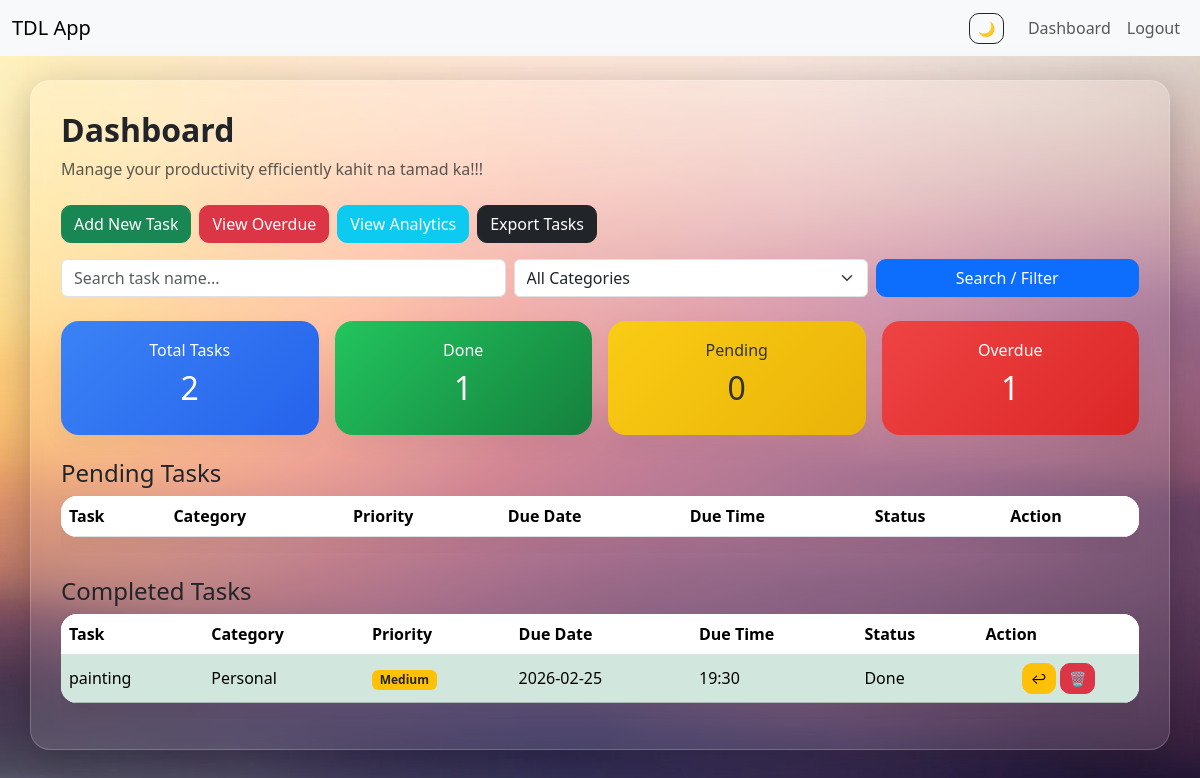
The page /dashboard (signed in) on the database as committed earlier.
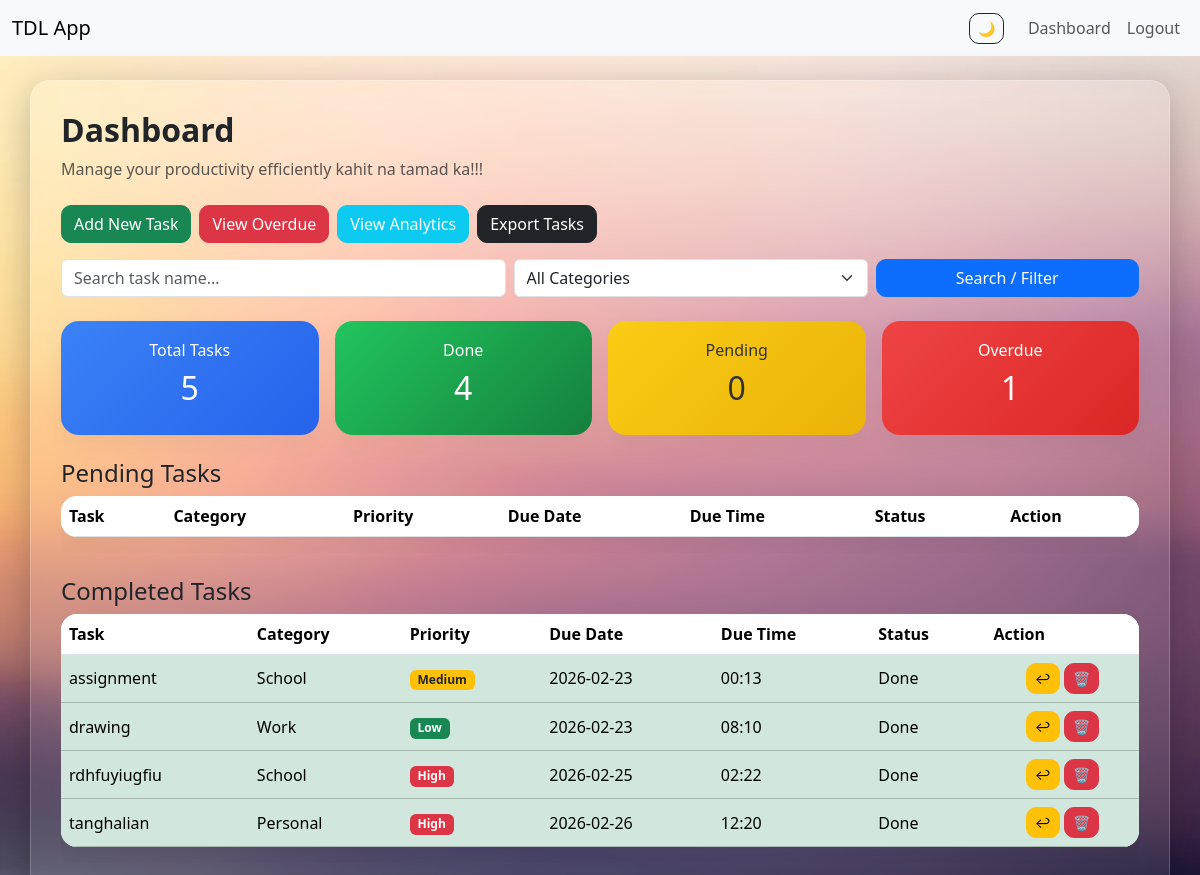
The same page on the database as committed later.
### tables this page shows
CREATE TABLE tasks(
        id INTEGER PRIMARY KEY AUTOINCREMENT,
        user_id INTEGER,
        name TEXT,
        category TEXT,
        priority TEXT,
        due_date TEXT,
        due_time TEXT,
        status TEXT DEFAULT 'Pending'
    );

### app.py (the view)
@app.route("/dashboard")
@login_required
def dashboard():
    search = request.args.get("search")
    category = request.args.get("category")
    conn = sqlite3.connect("database.db")
    conn.row_factory = sqlite3.Row
    query = "SELECT * FROM tasks WHERE user_id=?"
    params = [current_user.id]
    if search:
        query += " AND name LIKE ?"
        params.append(f"%{search}%")
    if category and category != "All":
        query += " AND category=?"
        params.append(category)
    query += " ORDER BY due_date ASC, due_time ASC"
    tasks = conn.execute(query, params).fetchall()
    conn.close()
    now = datetime.now()
    pending_tasks = []
    done_tasks = []
    overdue_tasks = []
    for t in tasks:
        due_datetime = datetime.strptime(
            f"{t['due_date']} {t['due_time']}",
            "%Y-%m-%d %H:%M"
        )
        if t["status"] == "Done":
            done_tasks.append(t)
        elif due_datetime < now:
            overdue_tasks.append(t)
        else:
            pending_tasks.append(t)
    total = len(tasks)
    pending = len(pending_tasks)
    done = len(done_tasks)
    overdue = len(overdue_tasks)
    return render_template(
        "dashboard.html",
        pending_tasks=pending_tasks,
        done_tasks=done_tasks,
        total=total,
        done=done,
        pending=pending,
        overdue=overdue
    )

### app.py (called while the page is built)
@login_manager.user_loader
def load_user(user_id):
    return User(user_id)

### templates/dashboard.html (shortened to what this page needs)
{% extends "base.html" %}
{% block content %}
<div class="d-flex justify-content-between align-items-center mb-4">
    <div>
        <h2 class="fw-bold">Dashboard</h2>
        <medium class="text-muted">Manage your productivity efficiently kahit na tamad ka!!!</medium>
    </div>
</div>
<div class="d-flex flex-wrap gap-2 mb-3">
    <a href="{{ url_for('add_task') }}" class="btn btn-success">
        Add New Task
    </a>
    <a href="{{ url_for('overdue') }}" class="btn btn-danger">
        View Overdue
    </a>
    <a href="{{ url_for('analytics')}}" class="btn btn-info text-white">
        View Analytics
    </a>
    <a href="{{ url_for('export_tasks') }}" class="btn btn-dark">
    Export Tasks
    </a>
</div>
<form method="GET" action="{{ url_for('dashboard') }}" class="mb-4">
    <div class="row g-2">
        <div class="col-12 col-md-5">
            <input type="text" name="search" class="form-control"
                   placeholder="Search task name..."
                   value="{{ request.args.get('search', '') }}">
        </div>
        <div class="col-12 col-md-4">
            <select name="category" class="form-select">
                <option value="All">All Categories</option>
            </select>
        </div>
        <div class="col-12 col-md-3">
            <button class="btn btn-primary w-100" type="submit">
                Search / Filter
            </button>
        </div>
    </div>
</form>
<div class="row text-center mb-4 g-3">
    <div class="col-6 col-md-3">
        <div class="stats-card gradient-blue shadow-soft">
            <h6>Total Tasks</h6>
            <h2>{{ total }}</h2>
        </div>
    </div>
    <div class="col-6 col-md-3">
        <div class="stats-card gradient-green shadow-soft">
            <h6>Done</h6>
            <h2>{{ done }}</h2>
        </div>
    </div>
    <div class="col-6 col-md-3">
        <div class="stats-card gradient-yellow shadow-soft">
            <h6>Pending</h6>
            <h2>{{ pending }}</h2>
        </div>
    </div>
    <div class="col-6 col-md-3">
        <div class="stats-card gradient-red shadow-soft">
            <h6>Overdue</h6>
            <h2>{{ overdue }}</h2>
        </div>
    </div>
</div>
<h4>Pending Tasks</h4>
<div class="table-responsive mb-4">
<table class="table align-middle bg-white shadow-soft">
<tr>
    <th>Task</th>
    <th>Category</th>
    <th>Priority</th>
    <th>Due Date</th>
    <th>Due Time</th>
    <th>Status</th>
    <th>Action</th>
</tr>
</table>
</div>
<h4 class="mt-4">Completed Tasks</h4>
<div class="table-responsive">
<table class="table align-middle bg-white shadow-soft">
<tr>
    <th>Task</th>
    <th>Category</th>
    <th>Priority</th>
    <th>Due Date</th>
    <th>Due Time</th>
    <th>Status</th>
    <th>Action</th>
</tr>
{% for task in done_tasks %}
<tr class="table-success fade-row">
    <td>{{ task.name }}</td>
    <td>{{ task.category }}</td>
    <td>
{% if task.priority == "High" %}
<span class="badge bg-danger">High</span>
{% elif task.priority == "Medium" %}
<span class="badge bg-warning text-dark">Medium</span>
{% else %}
<span class="badge bg-success">Low</span>
{% endif %}
</td>
    <td>{{ task.due_date }}</td>
    <td>{{ task.due_time }}</td>
    <td>{{ task.status }}</td>
    <td class="d-flex flex-wrap justify-content-center gap-1">
        <a href="{{ url_for('undo', task_id=task.id) }}"
           class="btn btn-sm btn-warning action-btn">
           ↩
        </a>
        <a href="{{ url_for('delete', task_id=task.id) }}"
           class="btn btn-sm btn-danger"
           onclick="return confirm('Delete this task?')">
           🗑
        </a>
    </td>
</tr>
{% endfor %}
</table>
</div>
{% endblock %}

Rows that differ between the two databases and show on the page:
removed tasks: name "painting", category "Personal", priority "Medium", due_date "2026-02-25", due_time "19:30", status "Done"
now on this page (row edited): tasks: name "assignment", category "School", priority "Medium", due_date "2026-02-23", due_time "00:13", status "Done"
added tasks: name "drawing", category "Work", priority "Low", due_date "2026-02-23", due_time "08:10", status "Done"
added tasks: name "rdhfuyiugfiu", category "School", priority "High", due_date "2026-02-25", due_time "02:22", status "Done"
added tasks: name "tanghalian", category "Personal", priority "High", due_date "2026-02-26", due_time "12:20", status "Done"
Other text that changed with them:
{{ total }}: "2" → "5"
{{ done }}: "1" → "4"
